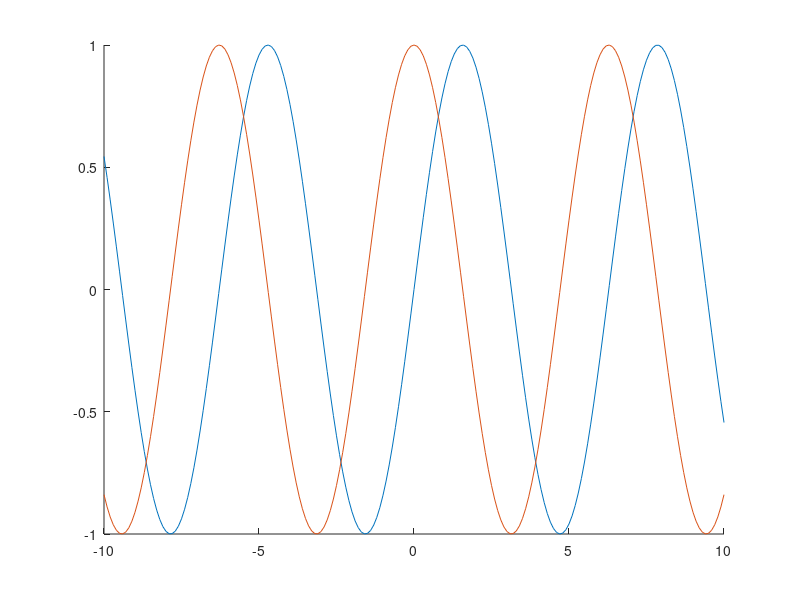

MATLAB code for this plot:
x = -10:.1:10;
y1 = sin(x);
y2 = cos(x);
clf
hold on

%f1 = figure('Visible','off');
%ax1 = axes(f1,'Visible','off');


p1 = plot(x,y1);
p2 = plot(x,y2);
% p1 = plot(ax1,x,y,'Visible','off');
